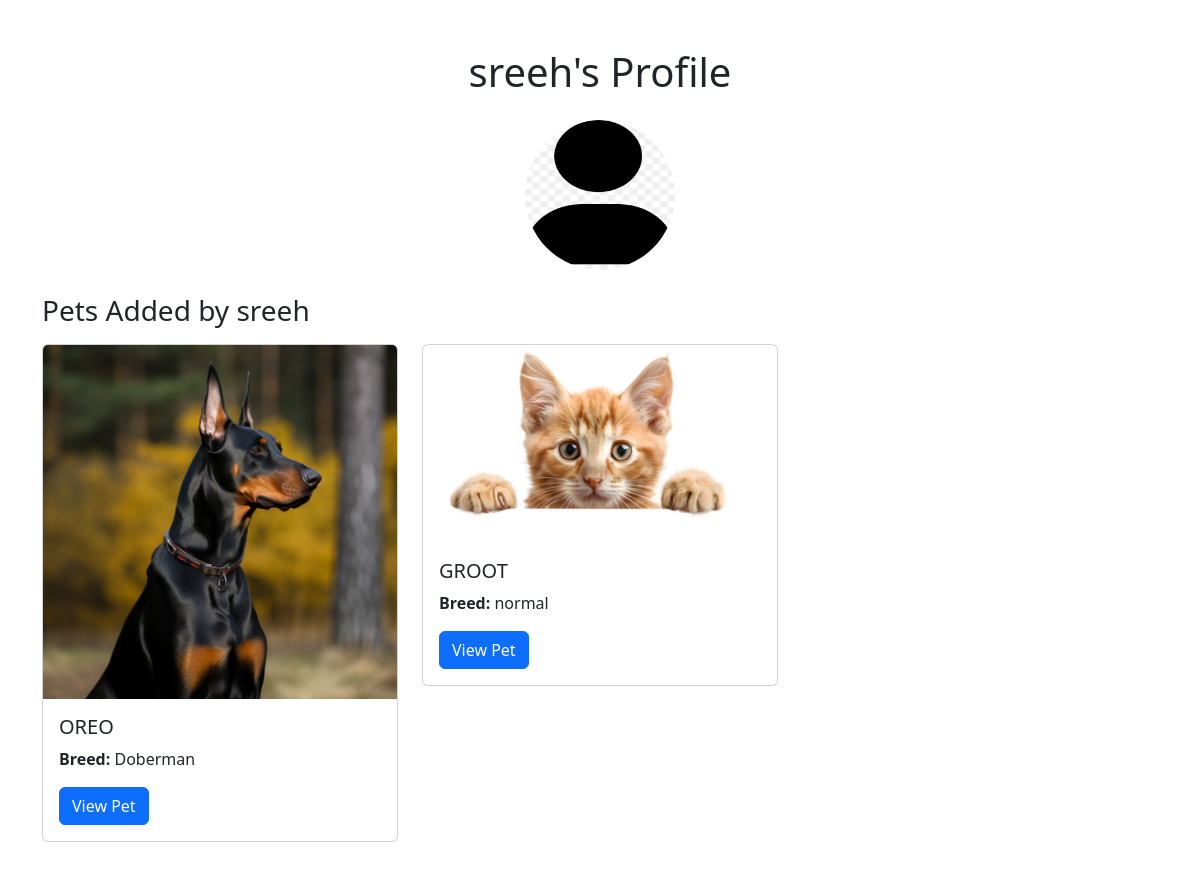
/user/7/profile, run on an earlier commit of the app's database.
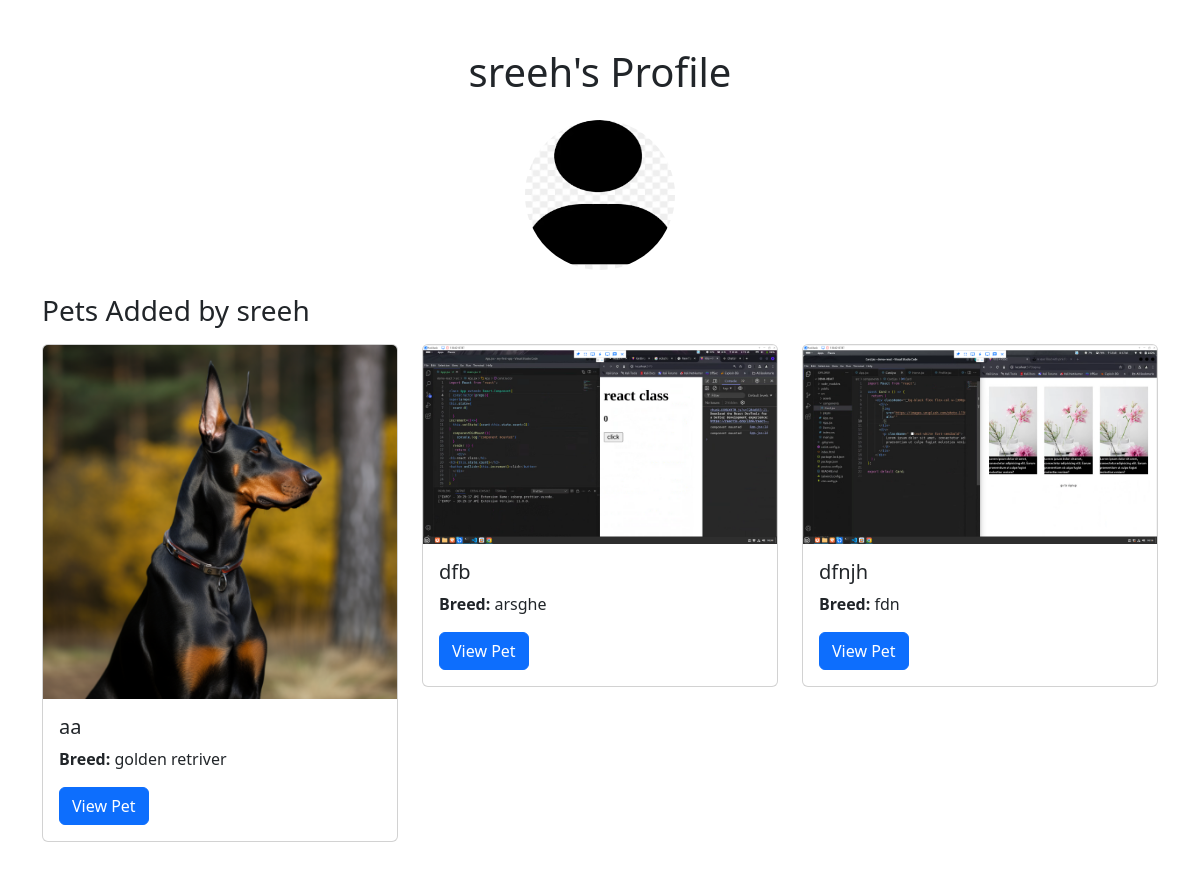
And on a later commit of the database.
### app/models.py (models this page shows, shortened)
class Pet(models.Model):
    category = models.ForeignKey(Category, on_delete=models.CASCADE)
    address = models.ForeignKey(Address, on_delete=models.CASCADE)
    pet_type = models.ForeignKey(PetType, on_delete=models.CASCADE)
    user = models.ForeignKey(User, on_delete=models.CASCADE)
    pet_name = models.CharField(max_length=100)
    pet_description = models.TextField()
    pet_age = models.IntegerField()
    pet_image = models.ImageField(upload_to='pet_images/')
    pet_price = models.IntegerField()
    pet_breed = models.CharField(max_length=100)
    created_at = models.DateTimeField(auto_now_add=True)
    is_available = models.BooleanField(default=True)

### app/views.py (the view)
# urls.py: path('user/<int:user_id>/profile', views.user_profile, name='user_profile'),
def user_profile(request, user_id):
    user = User.objects.get(id=user_id)
    pets = Pet.objects.filter(user=user)
    return render(request, 'user/user_profile.html', {'user': user, 'pets': pets})

### templates/user/user_profile.html (shortened to what this page needs)
<!DOCTYPE html>
<html lang="en">
<head>
    <link href="https://cdn.jsdelivr.net/npm/bootstrap@5.3.3/dist/css/bootstrap.min.css" rel="stylesheet">
</head>
<body>
    <div class="container my-5">
        <h1 class="text-center mb-4">{{ user.first_name }}'s Profile</h1>
        <div class="text-center">
            <img src="../../static/images/default_profile_image.png"
            alt="dp" class="profile-img rounded-circle" style="width: 150px; height: 150px;">
        </div>
        <div class="mt-4">
            <h3 class="mb-3">Pets Added by {{ user.first_name }}</h3>
            <div class="row">
                {% for pet in pets %}
                    <div class="col-md-4">
                        <div class="card">
                            <img src="{{ pet.pet_image.url }}" class="card-img-top" alt="{{ pet.pet_name }}">
                            <div class="card-body">
                                <h5 class="card-title">{{ pet.pet_name }}</h5>
                                <p class="card-text"><strong>Breed:</strong> {{ pet.pet_breed }}</p>
                                <a href="{% url 'pet_detail' pet.id %}" class="btn btn-primary">View Pet</a>
                            </div>
                        </div>
                    </div>
                {% empty %}
                    <p>No pets added yet.</p>
                {% endfor %}
            </div>
        </div>
    </div>
</body>
</html>

What changed in the data, as far as the page shows it:
removed Pet: pet_image (picture), pet_name "OREO", pet_breed "Doberman"
removed Pet: pet_image (picture), pet_name "GROOT", pet_breed "normal"
added Pet: pet_image (picture), pet_name "aa", pet_breed "golden retriver"
added Pet: pet_image (picture), pet_name "dfb", pet_breed "arsghe"
added Pet: pet_image (picture), pet_name "dfnjh", pet_breed "fdn"
